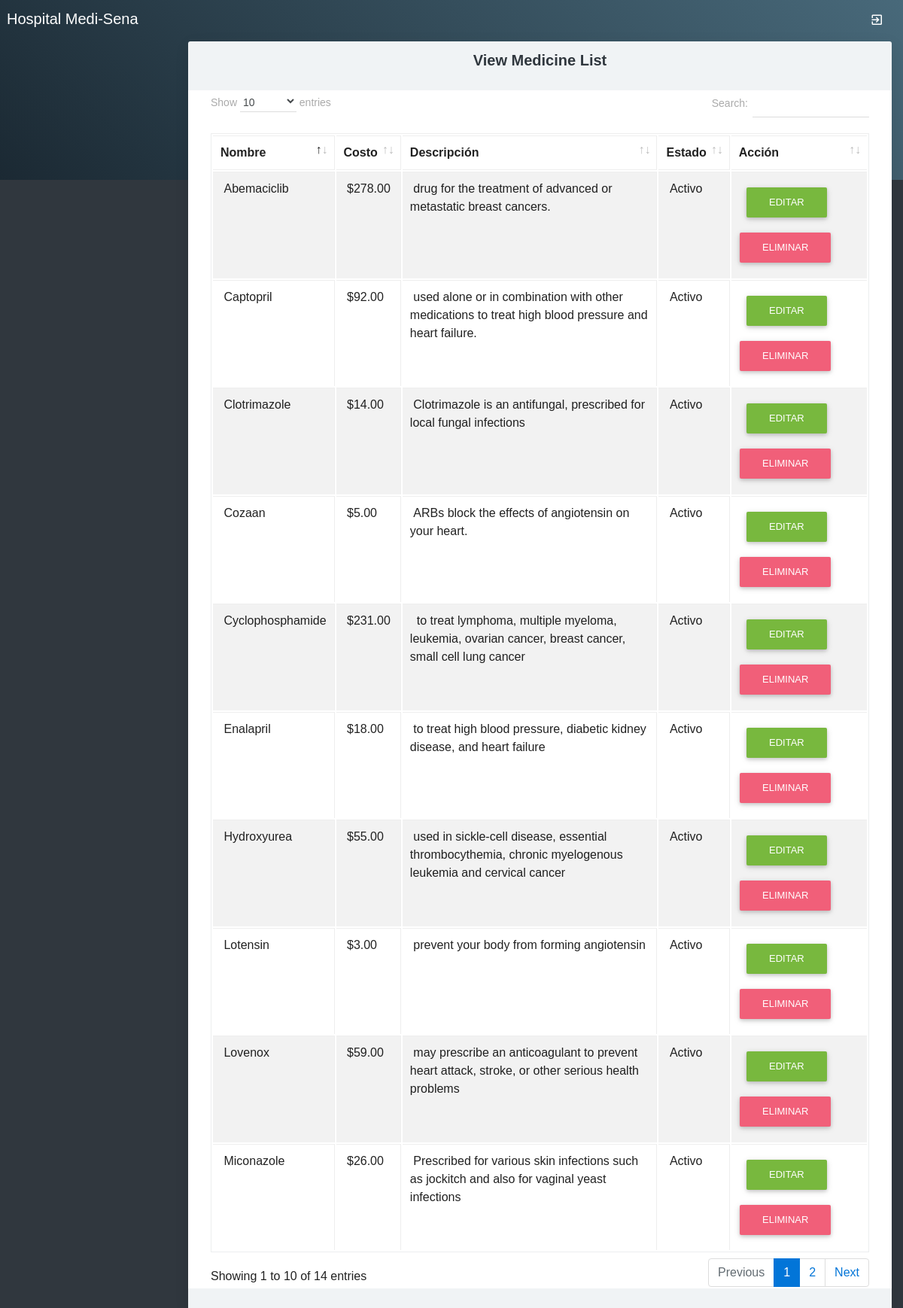
The page /viewmedicine.php on the database its author committed.
### tables this page shows
CREATE TABLE `medicine` (
  `medicineid` int(10) NOT NULL,
  `medicinename` varchar(25) NOT NULL,
  `medicinecost` float(10,2) NOT NULL,
  `description` text NOT NULL,
  `status` varchar(10) NOT NULL
);

### viewmedicine.php (the view, shortened to what this page needs)
<?php
include("adformheader.php");
include("dbconnection.php");
?>
<div class="container-fluid">
  <div class="block-header">
    <h2 class="text-center">View Medicine List</h2>
  </div>
</div>
<div class="card">
  <section class="container">
    <table class="table table-bordered table-striped table-hover js-basic-example dataTable">
          <thead>
            <tr>
              <th>Nombre</th>
              <th>Costo</th>
              <th>Descripción</th>
              <th>Estado</th>
              <th>Acción</th>
            </tr>
          </thead>
          <tbody>
            <?php
            $sql ="SELECT * FROM medicine";
            $qsql = mysqli_query($con,$sql);
            while($rs = mysqli_fetch_array($qsql))
            {
              echo "<tr>
              <td>&nbsp;$rs[medicinename]</td>
              <td>&nbsp;$$rs[medicinecost]</td>
              <td>&nbsp;$rs[description]</td>
              <td>&nbsp;$rs[status]</td>
              <td>&nbsp;
              <a href='medicine.php?editid=$rs[medicineid]' class='btn btn-raised bg-green'>Editar</a>
              <a href='viewmedicine.php?delid=$rs[medicineid]' class='btn btn-raised bg-blush'>Eliminar</a></td>
              </tr>";
            }
            ?>
          </tbody>
        </table>
      </section>
    </div>
<?php
include("adformfooter.php");
?>

### rows shown on the page
medicine: medicinename "Clotrimazole", medicinecost "14.00", description "Clotrimazole is an antifungal, prescribed for local fungal infections", status "Activo"
medicine: medicinename "Miconazole", medicinecost "26.00", description "Prescribed for various skin infections such as jockitch and also for vaginal yeast infections", status "Activo"
medicine: medicinename "Lotensin", medicinecost "3.00", description "prevent your body from forming angiotensin", status "Activo"
medicine: medicinename "Cozaan", medicinecost "5.00", description "ARBs block the effects of angiotensin on your heart.", status "Activo"
medicine: medicinename "Lovenox", medicinecost "59.00", description "may prescribe an anticoagulant to prevent heart attack, stroke, or other serious health problems", status "Activo"
medicine: medicinename "Abemaciclib", medicinecost "278.00", description "drug for the treatment of advanced or metastatic breast cancers.", status "Activo"
medicine: medicinename "Cyclophosphamide", medicinecost "231.00", description "to treat lymphoma, multiple myeloma, leukemia, ovarian cancer, breast cancer, small cell lung cancer", status "Activo"
medicine: medicinename "Captopril", medicinecost "92.00", description "used alone or in combination with other medications to treat high blood pressure and heart failure.", status "Activo"
medicine: medicinename "Enalapril", medicinecost "18.00", description "to treat high blood pressure, diabetic kidney disease, and heart failure", status "Activo"
medicine: medicinename "Hydroxyurea", medicinecost "55.00", description "used in sickle-cell disease, essential thrombocythemia, chronic myelogenous leukemia and cervical cancer", status "Activo"
